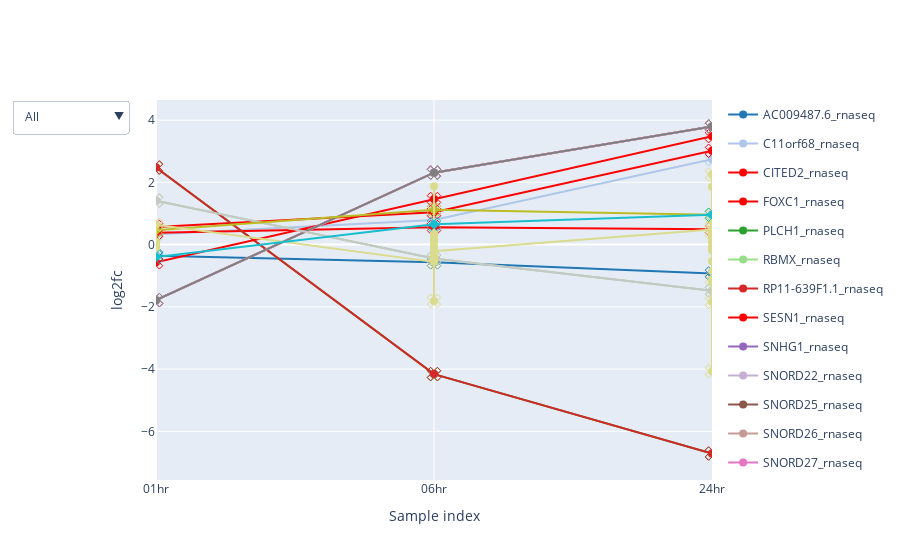

The notebook cell saved with this chart:
### Markdown cell above
#### Query 2: 
    Changes that happen at all 3 timepoints for RNA-seq.

### Code cell
exp_data.rna.require_n_sig(n_sig=3, index='label').plot_species(plot_type='plotly');

### Figure 1 — Plotly figure (JSON) as saved in the notebook; plotly's stock layout.template omitted (floating-point values rounded to 4 significant figures)
{"data": [{"hoveron": "points", "legendgroup": "group_AC009487.6_rnaseq", "line": {"color": "rgba(0.12156862745098039,0.4666666666666667,0.7058823529411765,1.)"}, "marker": {"color": "rgba(0.12156862745098039,0.4666666666666667,0.7058823529411765,1.)", "size": 8, "symbol": "circle"}, "mode": "lines+markers", "name": "AC009487.6_rnaseq", "showlegend": true, "type": "scatter", "visible": true, "x": [0, 1, 2], "y": [-0.3556, -0.5686, -0.9287]}, {"hoveron": "points", "legendgroup": "group_AC009487.6_rnaseq", "line": {"color": "rgba(0.12156862745098039,0.4666666666666667,0.7058823529411765,1.)"}, "marker": {"color": "rgba(0.12156862745098039,0.4666666666666667,0.7058823529411765,1.)", "size": 12, "symbol": "x-open-dot"}, "mode": "markers", "name": "AC009487.6_rnaseq", "showlegend": false, "type": "scatter", "visible": true, "x": [0, 1, 2], "y": [-0.3556, -0.5686, -0.9287]}, {"hoveron": "points", "legendgroup": "group_C11orf68_rnaseq", "line": {"color": "rgba(0.6823529411764706,0.7803921568627451,0.9098039215686274,1.)"}, "marker": {"color": "rgba(0.6823529411764706,0.7803921568627451,0.9098039215686274,1.)", "size": 8, "symbol": "circle"}, "mode": "lines+markers", "name": "C11orf68_rnaseq", "showlegend": true, "type": "scatter", "visible": true, "x": [0, 1, 2], "y": [0.3331, 0.7925, 2.745]}, {"hoveron": "points", "legendgroup": "group_C11orf68_rnaseq", "line": {"color": "rgba(0.6823529411764706,0.7803921568627451,0.9098039215686274,1.)"}, "marker": {"color": "rgba(0.6823529411764706,0.7803921568627451,0.9098039215686274,1.)", "size": 12, "symbol": "x-open-dot"}, "mode": "markers", "name": "C11orf68_rnaseq", "showlegend": false, "type": "scatter", "visible": true, "x": [0, 1, 2], "y": [0.3331, 0.7925, 2.745]}, {"hoveron": "points", "legendgroup": "group_CITED2_rnaseq", "line": {"color": "rgba(1.0,0.4980392156862745,0.054901960784313725,1.)"}, "marker": {"color": "rgba(1.0,0.4980392156862745,0.054901960784313725,1.)", "size": 8, "symbol": "circle"}, "mode": "lines+markers", "name": "CITED2_rnaseq", "showlegend": true, "type": "scatter", "visible": true, "x": [0, 1, 2], "y": [0.5649, 1.04, 3.014]}, {"hoveron": "points", "legendgroup": "group_CITED2_rnaseq", "line": {"color": "rgba(1.0,0.4980392156862745,0.054901960784313725,1.)"}, "marker": {"color": "rgba(1.0,0.4980392156862745,0.054901960784313725,1.)", "size": 12, "symbol": "x-open-dot"}, "mode": "markers", "name": "CITED2_rnaseq", "showlegend": false, "type": "scatter", "visible": true, "x": [0, 1, 2], "y": [0.5649, 1.04, 3.014]}, {"hoveron": "points", "legendgroup": "group_FOXC1_rnaseq", "line": {"color": "rgba(1.0,0.7333333333333333,0.47058823529411764,1.)"}, "marker": {"color": "rgba(1.0,0.7333333333333333,0.47058823529411764,1.)", "size": 8, "symbol": "circle"}, "mode": "lines+markers", "name": "FOXC1_rnaseq", "showlegend": true, "type": "scatter", "visible": true, "x": [0, 1, 2], "y": [0.3772, 0.5609, 0.4915]}, {"hoveron": "points", "legendgroup": "group_FOXC1_rnaseq", "line": {"color": "rgba(1.0,0.7333333333333333,0.47058823529411764,1.)"}, "marker": {"color": "rgba(1.0,0.7333333333333333,0.47058823529411764,1.)", "size": 12, "symbol": "x-open-dot"}, "mode": "markers", "name": "FOXC1_rnaseq", "showlegend": false, "type": "scatter", "visible": true, "x": [0, 1, 2], "y": [0.3772, 0.5609, 0.4915]}, {"hoveron": "points", "legendgroup": "group_PLCH1_rnaseq", "line": {"color": "rgba(0.17254901960784313,0.6274509803921569,0.17254901960784313,1.)"}, "marker": {"color": "rgba(0.17254901960784313,0.6274509803921569,0.17254901960784313,1.)", "size": 8, "symbol": "circle"}, "mode": "lines+markers", "name": "PLCH1_rnaseq", "showlegend": true, "type": "scatter", "visible": true, "x": [0, 1, 2], "y": [2.476, -4.161, -6.712]}, {"hoveron": "points", "legendgroup": "group_PLCH1_rnaseq", "line": {"color": "rgba(0.17254901960784313,0.6274509803921569,0.17254901960784313,1.)"}, "marker": {"color": "rgba(0.17254901960784313,0.6274509803921569,0.17254901960784313,1.)", "size": 12, "symbol": "x-open-dot"}, "mode": "markers", "name": "PLCH1_rnaseq", "showlegend": false, "type": "scatter", "visible": true, "x": [0, 1, 2], "y": [2.476, -4.161, -6.712]}, {"hoveron": "points", "legendgroup": "group_RBMX_rnaseq", "line": {"color": "rgba(0.596078431372549,0.8745098039215686,0.5411764705882353,1.)"}, "marker": {"color": "rgba(0.596078431372549,0.8745098039215686,0.5411764705882353,1.)", "size": 8, "symbol": "circle"}, "mode": "lines+markers", "name": "RBMX_rnaseq", "showlegend": true, "type": "scatter", "visible": true, "x": [0, 1, 2], "y": [1.412, -0.4453, -1.483]}, {"hoveron": "points", "legendgroup": "group_RBMX_rnaseq", "line": {"color": "rgba(0.596078431372549,0.8745098039215686,0.5411764705882353,1.)"}, "marker": {"color": "rgba(0.596078431372549,0.8745098039215686,0.5411764705882353,1.)", "size": 12, "symbol": "x-open-dot"}, "mode": "markers", "name": "RBMX_rnaseq", "showlegend": false, "type": "scatter", "visible": true, "x": [0, 1, 2], "y": [1.412, -0.4453, -1.483]}, {"hoveron": "points", "legendgroup": "group_RP11-639F1.1_rnaseq", "line": {"color": "rgba(0.8392156862745098,0.15294117647058825,0.1568627450980392,1.)"}, "marker": {"color": "rgba(0.8392156862745098,0.15294117647058825,0.1568627450980392,1.)", "size": 8, "symbol": "circle"}, "mode": "lines+markers", "name": "RP11-639F1.1_rnaseq", "showlegend": true, "type": "scatter", "visible": true, "x": [0, 1, 2], "y": [2.476, -4.161, -6.712]}, {"hoveron": "points", "legendgroup": "group_RP11-639F1.1_rnaseq", "line": {"color": "rgba(0.8392156862745098,0.15294117647058825,0.1568627450980392,1.)"}, "marker": {"color": "rgba(0.8392156862745098,0.15294117647058825,0.1568627450980392,1.)", "size": 12, "symbol": "x-open-dot"}, "mode": "markers", "name": "RP11-639F1.1_rnaseq", "showlegend": false, "type": "scatter", "visible": true, "x": [0, 1, 2], "y": [2.476, -4.161, -6.712]}, {"hoveron": "points", "legendgroup": "group_SESN1_rnaseq", "line": {"color": "rgba(1.0,0.596078431372549,0.5882352941176471,1.)"}, "marker": {"color": "rgba(1.0,0.596078431372549,0.5882352941176471,1.)", "size": 8, "symbol": "circle"}, "mode": "lines+markers", "name": "SESN1_rnaseq", "showlegend": true, "type": "scatter", "visible": true, "x": [0, 1, 2], "y": [-0.5685, 1.463, 3.484]}, {"hoveron": "points", "legendgroup": "group_SESN1_rnaseq", "line": {"color": "rgba(1.0,0.596078431372549,0.5882352941176471,1.)"}, "marker": {"color": "rgba(1.0,0.596078431372549,0.5882352941176471,1.)", "size": 12, "symbol": "x-open-dot"}, "mode": "markers", "name": "SESN1_rnaseq", "showlegend": false, "type": "scatter", "visible": true, "x": [0, 1, 2], "y": [-0.5685, 1.463, 3.484]}, {"hoveron": "points", "legendgroup": "group_SNHG1_rnaseq", "line": {"color": "rgba(0.5803921568627451,0.403921568627451,0.7411764705882353,1.)"}, "marker": {"color": "rgba(0.5803921568627451,0.403921568627451,0.7411764705882353,1.)", "size": 8, "symbol": "circle"}, "mode": "lines+markers", "name": "SNHG1_rnaseq", "showlegend": true, "type": "scatter", "visible": true, "x": [0, 1, 2], "y": [-1.785, 2.311, 3.794]}, {"hoveron": "points", "legendgroup": "group_SNHG1_rnaseq", "line": {"color": "rgba(0.5803921568627451,0.403921568627451,0.7411764705882353,1.)"}, "marker": {"color": "rgba(0.5803921568627451,0.403921568627451,0.7411764705882353,1.)", "size": 12, "symbol": "x-open-dot"}, "mode": "markers", "name": "SNHG1_rnaseq", "showlegend": false, "type": "scatter", "visible": true, "x": [0, 1, 2], "y": [-1.785, 2.311, 3.794]}, {"hoveron": "points", "legendgroup": "group_SNORD22_rnaseq", "line": {"color": "rgba(0.7725490196078432,0.6901960784313725,0.8352941176470589,1.)"}, "marker": {"color": "rgba(0.7725490196078432,0.6901960784313725,0.8352941176470589,1.)", "size": 8, "symbol": "circle"}, "mode": "lines+markers", "name": "SNORD22_rnaseq", "showlegend": true, "type": "scatter", "visible": true, "x": [0, 1, 2], "y": [-1.785, 2.311, 3.794]}, {"hoveron": "points", "legendgroup": "group_SNORD22_rnaseq", "line": {"color": "rgba(0.7725490196078432,0.6901960784313725,0.8352941176470589,1.)"}, "marker": {"color": "rgba(0.7725490196078432,0.6901960784313725,0.8352941176470589,1.)", "size": 12, "symbol": "x-open-dot"}, "mode": "markers", "name": "SNORD22_rnaseq", "showlegend": false, "type": "scatter", "visible": true, "x": [0, 1, 2], "y": [-1.785, 2.311, 3.794]}, {"hoveron": "points", "legendgroup": "group_SNORD25_rnaseq", "line": {"color": "rgba(0.5490196078431373,0.33725490196078434,0.29411764705882354,1.)"}, "marker": {"color": "rgba(0.5490196078431373,0.33725490196078434,0.29411764705882354,1.)", "size": 8, "symbol": "circle"}, "mode": "lines+markers", "name": "SNORD25_rnaseq", "showlegend": true, "type": "scatter", "visible": true, "x": [0, 1, 2], "y": [-1.785, 2.311, 3.794]}, {"hoveron": "points", "legendgroup": "group_SNORD25_rnaseq", "line": {"color": "rgba(0.5490196078431373,0.33725490196078434,0.29411764705882354,1.)"}, "marker": {"color": "rgba(0.5490196078431373,0.33725490196078434,0.29411764705882354,1.)", "size": 12, "symbol": "x-open-dot"}, "mode": "markers", "name": "SNORD25_rnaseq", "showlegend": false, "type": "scatter", "visible": true, "x": [0, 1, 2], "y": [-1.785, 2.311, 3.794]}, {"hoveron": "points", "legendgroup": "group_SNORD26_rnaseq", "line": {"color": "rgba(0.7686274509803922,0.611764705882353,0.5803921568627451,1.)"}, "marker": {"color": "rgba(0.7686274509803922,0.611764705882353,0.5803921568627451,1.)", "size": 8, "symbol": "circle"}, "mode": "lines+markers", "name": "SNORD26_rnaseq", "showlegend": true, "type": "scatter", "visible": true, "x": [0, 1, 2], "y": [-1.785, 2.311, 3.794]}, {"hoveron": "points", "legendgroup": "group_SNORD26_rnaseq", "line": {"color": "rgba(0.7686274509803922,0.611764705882353,0.5803921568627451,1.)"}, "marker": {"color": "rgba(0.7686274509803922,0.611764705882353,0.5803921568627451,1.)", "size": 12, "symbol": "x-open-dot"}, "mode": "markers", "name": "SNORD26_rnaseq", "showlegend": false, "type": "scatter", "visible": true, "x": [0, 1, 2], "y": [-1.785, 2.311, 3.794]}, {"hoveron": "points", "legendgroup": "group_SNORD27_rnaseq", "line": {"color": "rgba(0.8901960784313725,0.4666666666666667,0.7607843137254902,1.)"}, "marker": {"color": "rgba(0.8901960784313725,0.4666666666666667,0.7607843137254902,1.)", "size": 8, "symbol": "circle"}, "mode": "lines+markers", "name": "SNORD27_rnaseq", "showlegend": true, "type": "scatter", "visible": true, "x": [0, 1, 2], "y": [-1.785, 2.311, 3.794]}, {"hoveron": "points", "legendgroup": "group_SNORD27_rnaseq", "line": {"color": "rgba(0.8901960784313725,0.4666666666666667,0.7607843137254902,1.)"}, "marker": {"color": "rgba(0.8901960784313725,0.4666666666666667,0.7607843137254902,1.)", "size": 12, "symbol": "x-open-dot"}, "mode": "markers", "name": "SNORD27_rnaseq", "showlegend": false, "type": "scatter", "visible": true, "x": [0, 1, 2], "y": [-1.785, 2.311, 3.794]}, {"hoveron": "points", "legendgroup": "group_SNORD28_rnaseq", "line": {"color": "rgba(0.9686274509803922,0.7137254901960784,0.8235294117647058,1.)"}, "marker": {"color": "rgba(0.9686274509803922,0.7137254901960784,0.8235294117647058,1.)", "size": 8, "symbol": "circle"}, "mode": "lines+markers", "name": "SNORD28_rnaseq", "showlegend": true, "type": "scatter", "visible": true, "x": [0, 1, 2], "y": [-1.785, 2.311, 3.794]}, {"hoveron": "points", "legendgroup": "group_SNORD28_rnaseq", "line": {"color": "rgba(0.9686274509803922,0.7137254901960784,0.8235294117647058,1.)"}, "marker": {"color": "rgba(0.9686274509803922,0.7137254901960784,0.8235294117647058,1.)", "size": 12, "symbol": "x-open-dot"}, "mode": "markers", "name": "SNORD28_rnaseq", "showlegend": false, "type": "scatter", "visible": true, "x": [0, 1, 2], "y": [-1.785, 2.311, 3.794]}, {"hoveron": "points", "legendgroup": "group_SNORD30_rnaseq", "line": {"color": "rgba(0.4980392156862745,0.4980392156862745,0.4980392156862745,1.)"}, "marker": {"color": "rgba(0.4980392156862745,0.4980392156862745,0.4980392156862745,1.)", "size": 8, "symbol": "circle"}, "mode": "lines+markers", "name": "SNORD30_rnaseq", "showlegend": true, "type": "scatter", "visible": true, "x": [0, 1, 2], "y": [-1.785, 2.311, 3.794]}, {"hoveron": "points", "legendgroup": "group_SNORD30_rnaseq", "line": {"color": "rgba(0.4980392156862745,0.4980392156862745,0.4980392156862745,1.)"}, "marker": {"color": "rgba(0.4980392156862745,0.4980392156862745,0.4980392156862745,1.)", "size": 12, "symbol": "x-open-dot"}, "mode": "markers", "name": "SNORD30_rnaseq", "showlegend": false, "type": "scatter", "visible": true, "x": [0, 1, 2], "y": [-1.785, 2.311, 3.794]}, {"hoveron": "points", "legendgroup": "group_SNORD61_rnaseq", "line": {"color": "rgba(0.7803921568627451,0.7803921568627451,0.7803921568627451,1.)"}, "marker": {"color": "rgba(0.7803921568627451,0.7803921568627451,0.7803921568627451,1.)", "size": 8, "symbol": "circle"}, "mode": "lines+markers", "name": "SNORD61_rnaseq", "showlegend": true, "type": "scatter", "visible": true, "x": [0, 1, 2], "y": [1.412, -0.4453, -1.483]}, {"hoveron": "points", "legendgroup": "group_SNORD61_rnaseq", "line": {"color": "rgba(0.7803921568627451,0.7803921568627451,0.7803921568627451,1.)"}, "marker": {"color": "rgba(0.7803921568627451,0.7803921568627451,0.7803921568627451,1.)", "size": 12, "symbol": "x-open-dot"}, "mode": "markers", "name": "SNORD61_rnaseq", "showlegend": false, "type": "scatter", "visible": true, "x": [0, 1, 2], "y": [1.412, -0.4453, -1.483]}, {"hoveron": "points", "legendgroup": "group_TNFSF9_rnaseq", "line": {"color": "rgba(0.7372549019607844,0.7411764705882353,0.13333333333333333,1.)"}, "marker": {"color": "rgba(0.7372549019607844,0.7411764705882353,0.13333333333333333,1.)", "size": 8, "symbol": "circle"}, "mode": "lines+markers", "name": "TNFSF9_rnaseq", "showlegend": true, "type": "scatter", "visible": true, "x": [0, 1, 2], "y": [0.4608, 1.122, 0.9594]}, {"hoveron": "points", "legendgroup": "group_TNFSF9_rnaseq", "line": {"color": "rgba(0.7372549019607844,0.7411764705882353,0.13333333333333333,1.)"}, "marker": {"color": "rgba(0.7372549019607844,0.7411764705882353,0.13333333333333333,1.)", "size": 12, "symbol": "x-open-dot"}, "mode": "markers", "name": "TNFSF9_rnaseq", "showlegend": false, "type": "scatter", "visible": true, "x": [0, 1, 2], "y": [0.4608, 1.122, 0.9594]}, {"hoveron": "points", "legendgroup": "group_Y_RNA_rnaseq", "line": {"color": "rgba(0.8588235294117647,0.8588235294117647,0.5529411764705883,1.)"}, "marker": {"color": "rgba(0.8588235294117647,0.8588235294117647,0.5529411764705883,1.)", "size": 8, "symbol": "circle"}, "mode": "lines+markers", "name": "Y_RNA_rnaseq", "showlegend": true, "type": "scatter", "visible": true, "x": [0, 0, 0, 0, 0, 0, 0, 0, 0, 0, 0, 0, 0, 0, 1, 1, 1, 1, 1, 1, 1, 1, 1, 1, 1, 1, 1, 1, 1, 2, 2, 2, 2, 2, 2, 2, 2, 2, 2, 2, 2, 2, 2, 2, 2, 2, 2], "y": [-0.03979, -0.377, -0.0002818, 0.004291, -0.004495, -0.01265, -0.05346, 0.07775, -0.081, 0.08674, 0.09391, -0.1022, -0.1031, 0.6368, -0.5576, 1.877, -0.4835, -1.809, -0.4274, 0.3672, 0.2634, 0.2295, -0.3342, 0.1801, 0.1513, 0.08085, -0.07282, -0.0682, -0.2149, 0.4875, 0.2001, -1.205, -0.8491, 0.06948, -0.0887, -0.1783, 0.2719, 0.8901, -4.07, -1.839, 0.3909, 0.4895, 0.7747, -1.102, -0.5364, 2.249, 1.858]}, {"hoveron": "points", "legendgroup": "group_Y_RNA_rnaseq", "line": {"color": "rgba(0.8588235294117647,0.8588235294117647,0.5529411764705883,1.)"}, "marker": {"color": "rgba(0.8588235294117647,0.8588235294117647,0.5529411764705883,1.)", "size": 12, "symbol": "x-open-dot"}, "mode": "markers", "name": "Y_RNA_rnaseq", "showlegend": false, "type": "scatter", "visible": true, "x": [0, 1, 1, 2, 2, 2, 2, 2, 2, 2, 2], "y": [0.6368, -0.5576, -1.809, 0.8901, -4.07, -1.839, 0.3909, 0.4895, 0.7747, -1.102, 2.249]}, {"hoveron": "points", "legendgroup": "group_ZDBF2_rnaseq", "line": {"color": "rgba(0.09019607843137255,0.7450980392156863,0.8117647058823529,1.)"}, "marker": {"color": "rgba(0.09019607843137255,0.7450980392156863,0.8117647058823529,1.)", "size": 8, "symbol": "circle"}, "mode": "lines+markers", "name": "ZDBF2_rnaseq", "showlegend": true, "type": "scatter", "visible": true, "x": [0, 1, 2], "y": [-0.3983, 0.6498, 0.9564]}, {"hoveron": "points", "legendgroup": "group_ZDBF2_rnaseq", "line": {"color": "rgba(0.09019607843137255,0.7450980392156863,0.8117647058823529,1.)"}, "marker": {"color": "rgba(0.09019607843137255,0.7450980392156863,0.8117647058823529,1.)", "size": 12, "symbol": "x-open-dot"}, "mode": "markers", "name": "ZDBF2_rnaseq", "showlegend": false, "type": "scatter", "visible": true, "x": [0, 1, 2], "y": [-0.3983, 0.6498, 0.9564]}], "layout": {"hovermode": "closest", "showlegend": true, "updatemenus": [{"buttons": [{"args": ["visible", [true, true, true, true, true, true, true, true, true, true, true, true, true, true, true, true, true, true, true, true, true, true, true, true, true, true, true, true, true, true, true, true, true, true, true, true, true, true]], "label": "All", "method": "restyle"}, {"args": ["visible", [true, true, false, false, false, false, false, false, false, false, false, false, false, false, false, false, false, false, false, false, false, false, false, false, false, false, false, false, false, false, false, false, false, false, false, false, false, false]], "label": "AC009487.6", "method": "restyle"}, {"args": ["visible", [false, false, true, true, false, false, false, false, false, false, false, false, false, false, false, false, false, false, false, false, false, false, false, false, false, false, false, false, false, false, false, false, false, false, false, false, false, false]], "label": "C11orf68", "method": "restyle"}, {"args": ["visible", [false, false, false, false, true, true, false, false, false, false, false, false, false, false, false, false, false, false, false, false, false, false, false, false, false, false, false, false, false, false, false, false, false, false, false, false, false, false]], "label": "CITED2", "method": "restyle"}, {"args": ["visible", [false, false, false, false, false, false, true, true, false, false, false, false, false, false, false, false, false, false, false, false, false, false, false, false, false, false, false, false, false, false, false, false, false, false, false, false, false, false]], "label": "FOXC1", "method": "restyle"}, {"args": ["visible", [false, false, false, false, false, false, false, false, true, true, false, false, false, false, false, false, false, false, false, false, false, false, false, false, false, false, false, false, false, false, false, false, false, false, false, false, false, false]], "label": "PLCH1", "method": "restyle"}, {"args": ["visible", [false, false, false, false, false, false, false, false, false, false, true, true, false, false, false, false, false, false, false, false, false, false, false, false, false, false, false, false, false, false, false, false, false, false, false, false, false, false]], "label": "RBMX", "method": "restyle"}, {"args": ["visible", [false, false, false, false, false, false, false, false, false, false, false, false, true, true, false, false, false, false, false, false, false, false, false, false, false, false, false, false, false, false, false, false, false, false, false, false, false, false]], "label": "RP11-639F1.1", "method": "restyle"}, {"args": ["visible", [false, false, false, false, false, false, false, false, false, false, false, false, false, false, true, true, false, false, false, false, false, false, false, false, false, false, false, false, false, false, false, false, false, false, false, false, false, false]], "label": "SESN1", "method": "restyle"}, {"args": ["visible", [false, false, false, false, false, false, false, false, false, false, false, false, false, false, false, false, true, true, false, false, false, false, false, false, false, false, false, false, false, false, false, false, false, false, false, false, false, false]], "label": "SNHG1", "method": "restyle"}, {"args": ["visible", [false, false, false, false, false, false, false, false, false, false, false, false, false, false, false, false, false, false, true, true, false, false, false, false, false, false, false, false, false, false, false, false, false, false, false, false, false, false]], "label": "SNORD22", "method": "restyle"}, {"args": ["visible", [false, false, false, false, false, false, false, false, false, false, false, false, false, false, false, false, false, false, false, false, true, true, false, false, false, false, false, false, false, false, false, false, false, false, false, false, false, false]], "label": "SNORD25", "method": "restyle"}, {"args": ["visible", [false, false, false, false, false, false, false, false, false, false, false, false, false, false, false, false, false, false, false, false, false, false, true, true, false, false, false, false, false, false, false, false, false, false, false, false, false, false]], "label": "SNORD26", "method": "restyle"}, {"args": ["visible", [false, false, false, false, false, false, false, false, false, false, false, false, false, false, false, false, false, false, false, false, false, false, false, false, true, true, false, false, false, false, false, false, false, false, false, false, false, false]], "label": "SNORD27", "method": "restyle"}, {"args": ["visible", [false, false, false, false, false, false, false, false, false, false, false, false, false, false, false, false, false, false, false, false, false, false, false, false, false, false, true, true, false, false, false, false, false, false, false, false, false, false]], "label": "SNORD28", "method": "restyle"}, {"args": ["visible", [false, false, false, false, false, false, false, false, false, false, false, false, false, false, false, false, false, false, false, false, false, false, false, false, false, false, false, false, true, true, false, false, false, false, false, false, false, false]], "label": "SNORD30", "method": "restyle"}, {"args": ["visible", [false, false, false, false, false, false, false, false, false, false, false, false, false, false, false, false, false, false, false, false, false, false, false, false, false, false, false, false, false, false, true, true, false, false, false, false, false, false]], "label": "SNORD61", "method": "restyle"}, {"args": ["visible", [false, false, false, false, false, false, false, false, false, false, false, false, false, false, false, false, false, false, false, false, false, false, false, false, false, false, false, false, false, false, false, false, true, true, false, false, false, false]], "label": "TNFSF9", "method": "restyle"}, {"args": ["visible", [false, false, false, false, false, false, false, false, false, false, false, false, false, false, false, false, false, false, false, false, false, false, false, false, false, false, false, false, false, false, false, false, false, false, true, true, false, false]], "label": "Y_RNA", "method": "restyle"}, {"args": ["visible", [false, false, false, false, false, false, false, false, false, false, false, false, false, false, false, false, false, false, false, false, false, false, false, false, false, false, false, false, false, false, false, false, false, false, false, false, true, true]], "label": "ZDBF2", "method": "restyle"}], "x": -0.05, "y": 1, "yanchor": "top"}], "xaxis": {"range": [0, 2], "showticklabels": true, "tickmode": "array", "ticktext": ["01hr", "06hr", "24hr"], "tickvals": [0, 1, 2], "title": {"text": "Sample index"}}, "yaxis": {"title": {"text": "log2fc"}}}}
